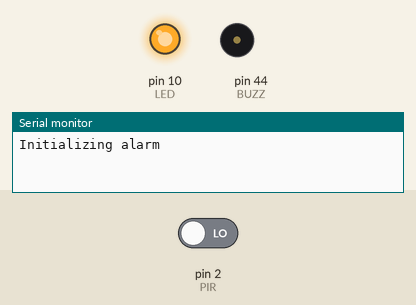
Recording of a sketch running on a simulated Arduino Mega 2560, built with avr-gcc and run on an emulated ATmega2560. Parts: output pins drawn as LEDs (lit = HIGH), buzzer (waves = sounding, pin HIGH), the last lines printed to the serial monitor. Inputs (shaded band) come from the test bench; at power-on: pin 2 (PIR) LOW.

Above: at 0.1 s.
At 60.1 s:
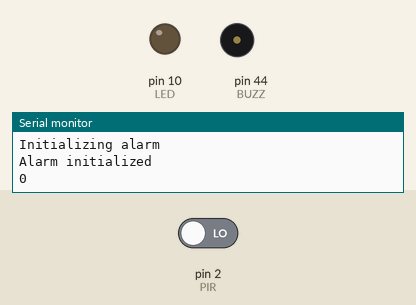
Timing chart, 0 to 61.6 s (numbered marks = the images above):
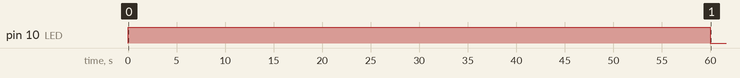

Measured:
- by itself, pin 10 (LED): LOW → HIGH at 0.00 s, → LOW 60.0 s later

The sketch:

main.ino
```cpp
const int PIR = 2;
const int LED = 10;
const int BUZZ = 44;

int cont = 0;
int total = 0;
bool alarm = false;
bool initialized = false;

void setup () {
  Serial.begin(9600);
  pinMode(PIR, INPUT);
  pinMode(LED, OUTPUT);
  pinMode(BUZZ, OUTPUT);
}

void loop () {
  if(!initialized) {
    Serial.println("Initializing alarm");
    digitalWrite(LED, HIGH);
    delay(60000);
    initialized = true;
    digitalWrite(LED, LOW);
    Serial.println("Alarm initialized");
  }

  int motion = digitalRead(PIR);
  Serial.println(motion);

  if(motion) {
    alarm = true;
  }

  if(alarm) {
    if(cont == 1) {
      digitalWrite(LED, HIGH);
      digitalWrite(BUZZ, HIGH);
    } else if(cont == 5) {
      digitalWrite(LED, LOW);
      digitalWrite(BUZZ, LOW);
    } else if(cont > 6) {
      total++;
      cont = 0;
    }

    cont++;

    if(total > 10 && !motion) {
      total = 0;
      alarm = false;
    }
  } else {
    cont = 0;
    total = 0;
  }

  delay(100);
}
```
